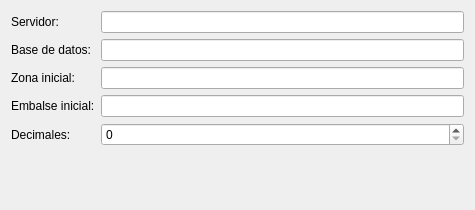
<?xml version="1.0" encoding="UTF-8"?>
<ui version="4.0">
 <class>Settings</class>
 <widget class="QWidget" name="Settings">
  <property name="geometry">
   <rect>
    <x>0</x>
    <y>0</y>
    <width>475</width>
    <height>210</height>
   </rect>
  </property>
  <layout class="QFormLayout">
   <item row="1" column="1">
    <widget class="QLineEdit" name="kcfg_dbName"/>
   </item>
   <item row="0" column="1">
    <widget class="QLineEdit" name="kcfg_server"/>
   </item>
   <item row="0" column="0">
    <widget class="QLabel" name="serverLabel">
     <property name="text">
      <string>Servidor:</string>
     </property>
    </widget>
   </item>
   <item row="1" column="0">
    <widget class="QLabel" name="dbNameLabel">
     <property name="text">
      <string>Base de datos:</string>
     </property>
    </widget>
   </item>
   <item row="2" column="1">
    <widget class="QLineEdit" name="kcfg_zonaSelected"/>
   </item>
   <item row="2" column="0">
    <widget class="QLabel" name="zonaSelectedtLabel">
     <property name="text">
      <string>Zona inicial:</string>
     </property>
    </widget>
   </item>
   <item row="3" column="0">
    <widget class="QLabel" name="embalseSelectedLabel">
     <property name="text">
      <string>Embalse inicial:</string>
     </property>
    </widget>
   </item>
   <item row="3" column="1">
    <widget class="QLineEdit" name="kcfg_embalseSelected"/>
   </item>
   <item row="4" column="0">
    <widget class="QLabel" name="roundDecimalsLabel">
     <property name="text">
      <string>Decimales:</string>
     </property>
    </widget>
   </item>
   <item row="4" column="1">
    <widget class="QSpinBox" name="kcfg_roundDecimals"/>
   </item>
  </layout>
 </widget>
 <resources/>
 <connections/>
</ui>
